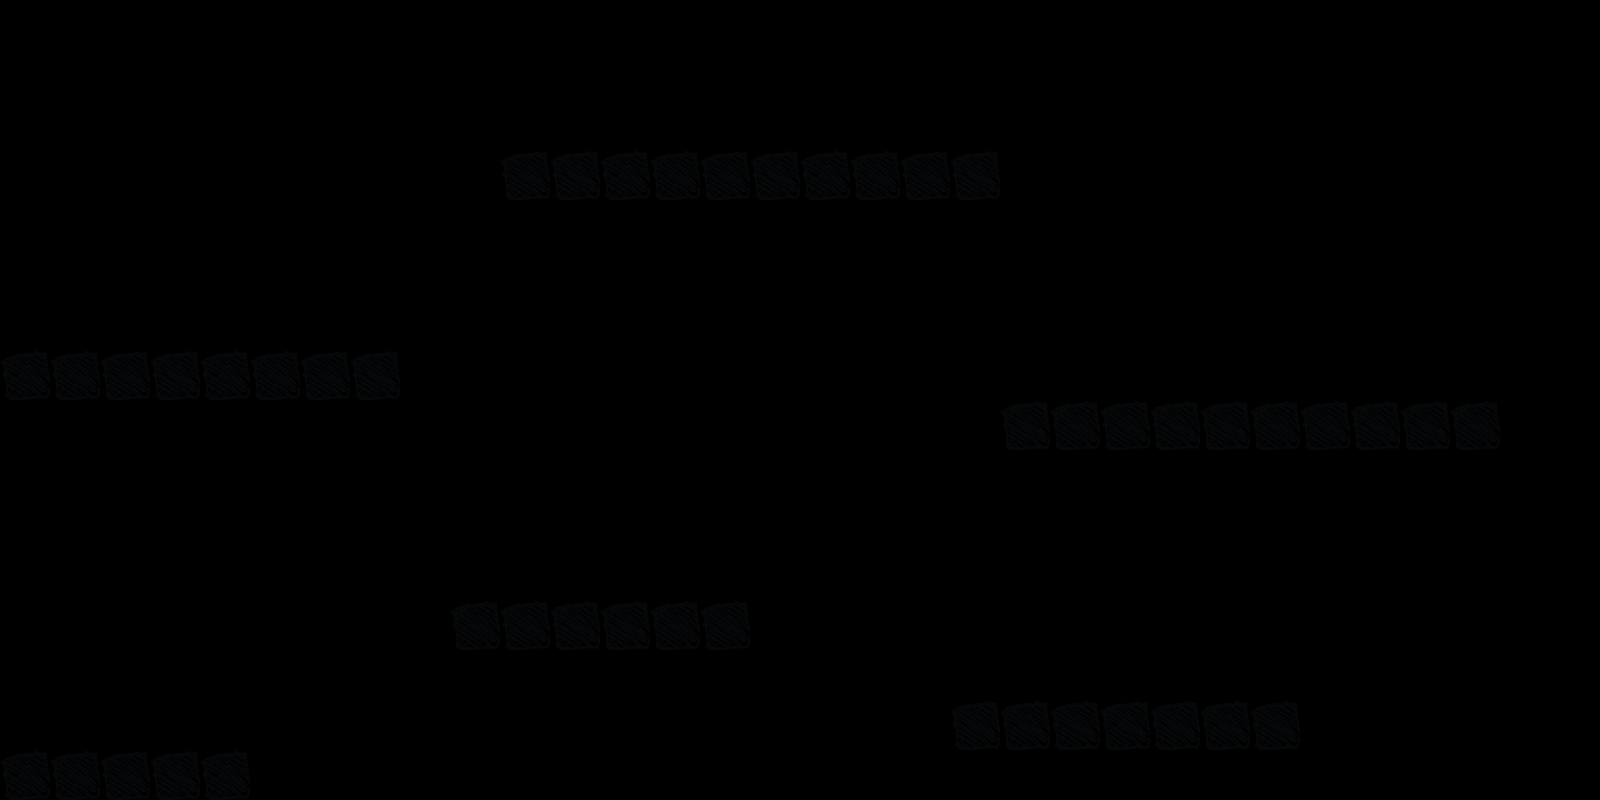

Tiled map render using the project's own tile images. Description and the whole map definition, tile-layer contents included, below:
An orthogonal 32x16 tile map with 50x50 px tiles, 1 tile layer (Tile Layer 1).

<map version="1.2" tiledversion="1.2.0" orientation="orthogonal" renderorder="right-down" width="32" height="16" tilewidth="50" tileheight="50" infinite="0" nextlayerid="3" nextobjectid="1">
 <tileset firstgid="1" source="../blocks.tsx" />
 <layer id="2" name="Tile Layer 1" width="32" height="16">
  <data encoding="csv">
0,0,0,0,0,0,0,0,0,0,0,0,0,0,0,0,0,0,0,0,0,0,0,0,0,0,0,0,0,0,0,0,
0,0,0,0,0,0,0,0,0,0,0,0,0,0,0,0,0,0,0,0,0,0,0,0,0,0,0,0,0,0,0,0,
0,0,0,0,0,0,0,0,0,0,0,0,0,0,0,0,0,0,0,0,0,0,0,0,0,0,0,0,0,0,0,0,
0,0,0,0,0,0,0,0,0,0,1,1,1,1,1,1,1,1,1,1,0,0,0,0,0,0,0,0,0,0,0,0,
0,0,0,0,0,0,0,0,0,0,0,0,0,0,0,0,0,0,0,0,0,0,0,0,0,0,0,0,0,0,0,0,
0,0,0,0,0,0,0,0,0,0,0,0,0,0,0,0,0,0,0,0,0,0,0,0,0,0,0,0,0,0,0,0,
0,0,0,0,0,0,0,0,0,0,0,0,0,0,0,0,0,0,0,0,0,0,0,0,0,0,0,0,0,0,0,0,
1,1,1,1,1,1,1,1,0,0,0,0,0,0,0,0,0,0,0,0,0,0,0,0,0,0,0,0,0,0,0,0,
0,0,0,0,0,0,0,0,0,0,0,0,0,0,0,0,0,0,0,0,1,1,1,1,1,1,1,1,1,1,0,0,
0,0,0,0,0,0,0,0,0,0,0,0,0,0,0,0,0,0,0,0,0,0,0,0,0,0,0,0,0,0,0,0,
0,0,0,0,0,0,0,0,0,0,0,0,0,0,0,0,0,0,0,0,0,0,0,0,0,0,0,0,0,0,0,0,
0,0,0,0,0,0,0,0,0,0,0,0,0,0,0,0,0,0,0,0,0,0,0,0,0,0,0,0,0,0,0,0,
0,0,0,0,0,0,0,0,0,1,1,1,1,1,1,0,0,0,0,0,0,0,0,0,0,0,0,0,0,0,0,0,
0,0,0,0,0,0,0,0,0,0,0,0,0,0,0,0,0,0,0,0,0,0,0,0,0,0,0,0,0,0,0,0,
0,0,0,0,0,0,0,0,0,0,0,0,0,0,0,0,0,0,0,1,1,1,1,1,1,1,0,0,0,0,0,0,
1,1,1,1,1,0,0,0,0,0,0,0,0,0,0,0,0,0,0,0,0,0,0,0,0,0,0,0,0,0,0,0
</data>
 </layer>
</map>
